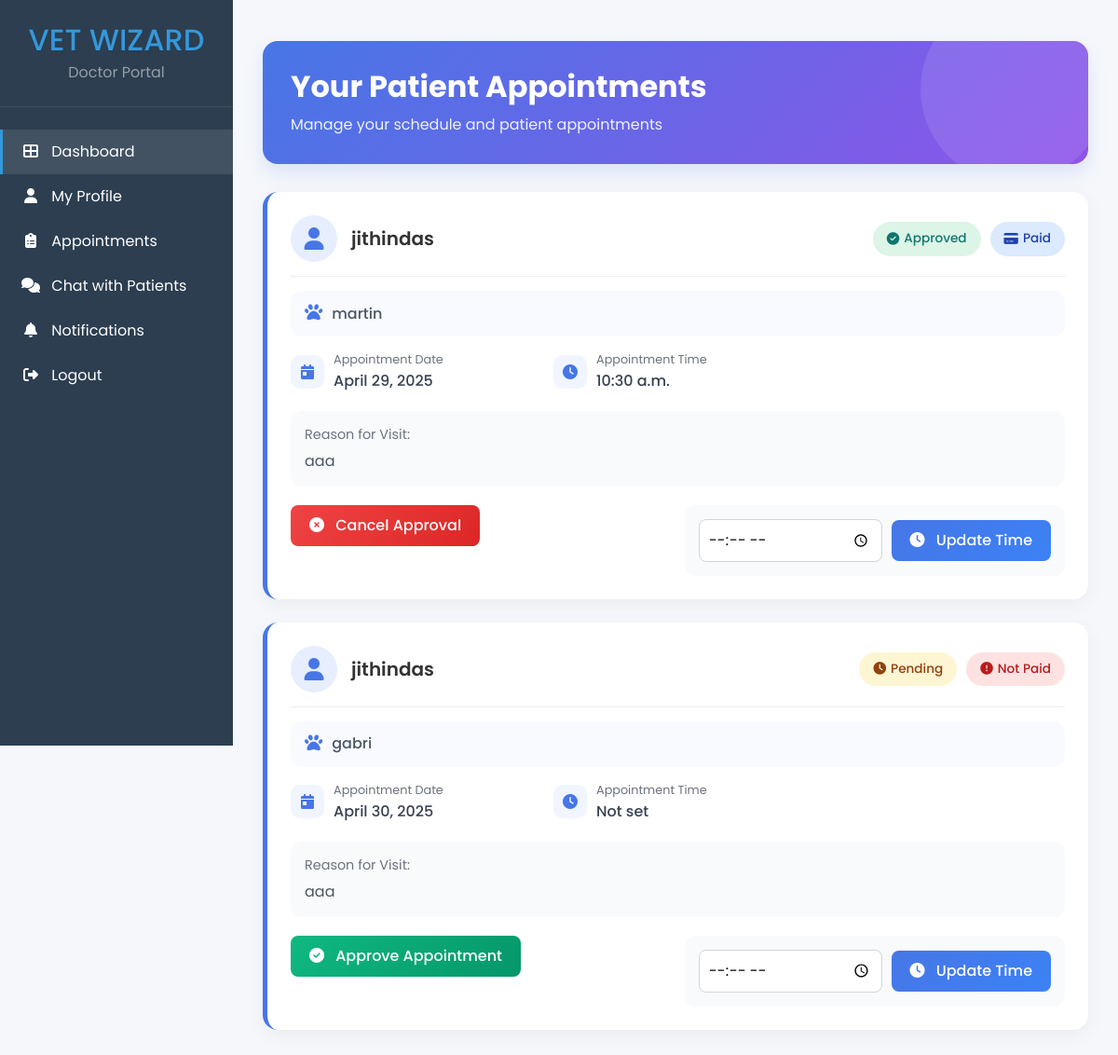
Page /doctor/appointment_doctor/ (signed in) on the earlier database version.
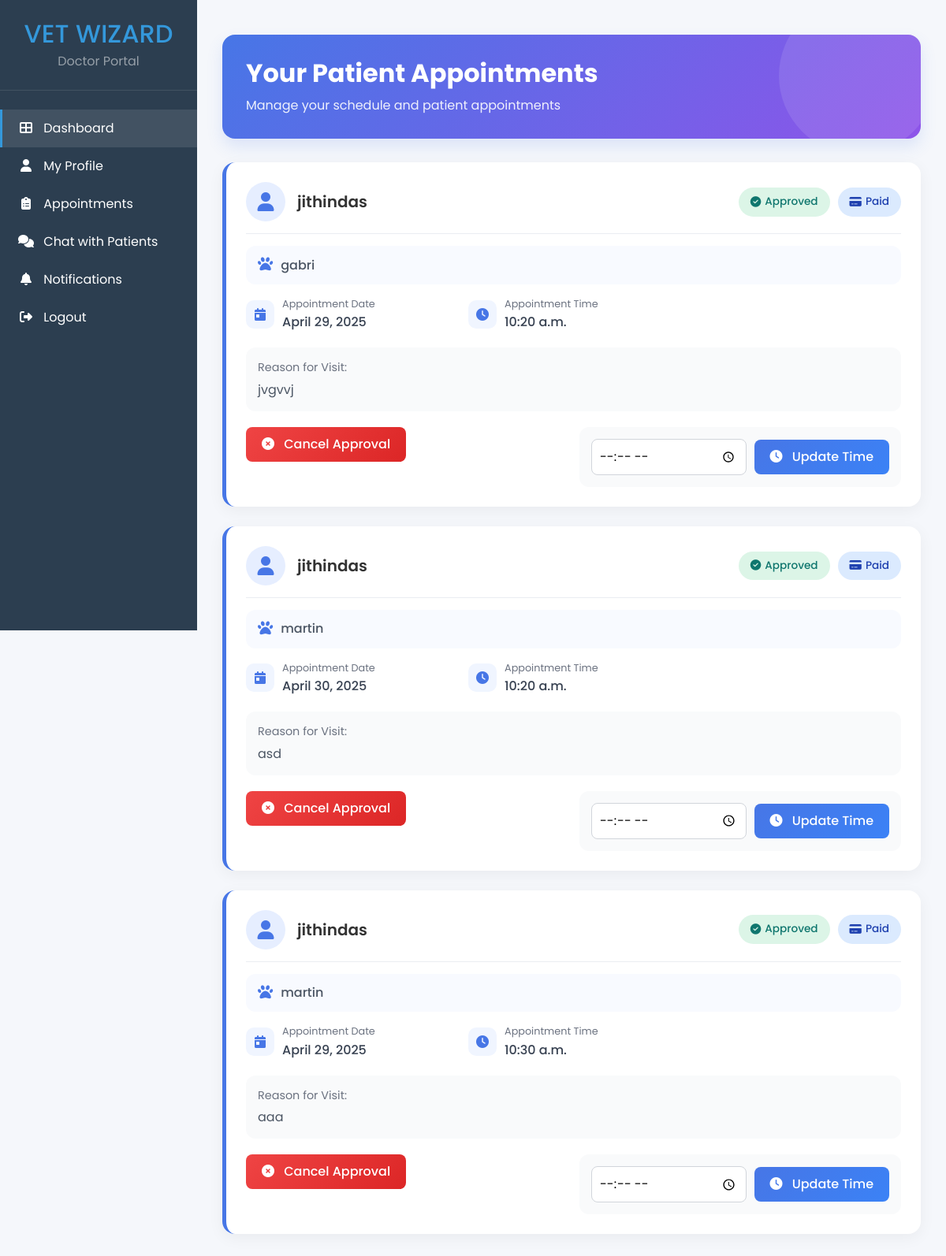
Same page on the later database version.
### user/models.py (models this page shows, shortened)
class Doctor_Appointment(models.Model):
    doctor = models.ForeignKey(Doctor_Profile, on_delete=models.CASCADE, related_name='appointments')
    patient = models.ForeignKey(settings.AUTH_USER_MODEL, on_delete=models.CASCADE, related_name='appointments')
    pet=models.ForeignKey(Pet,on_delete=models.CASCADE)
    appointment_date = models.DateField()
    appointment_time = models.TimeField(null=True,blank=True)
    reason = models.TextField()
    is_confirmed = models.BooleanField(default=False)
    is_paid = models.BooleanField(default=False)
    created_at = models.DateTimeField(auto_now_add=True)
    razorpay_order_id = models.CharField(max_length=100, blank=True, null=True)
    amount = models.DecimalField(max_digits=10, decimal_places=2, default=0.00,null=True,blank=True)

class Pet(models.Model):
    owner = models.CharField(max_length=100)
    name = models.CharField(max_length=100)
    species = models.CharField(max_length=30)  # Dog, Cat
    breed = models.CharField(max_length=50)
    age = models.PositiveIntegerField()
    pet_picture = models.ImageField(upload_to='pet_images', blank=True, null=True)

### admins/models.py (models this page shows, shortened)
class User(AbstractUser):
    user_type = models.CharField(max_length=20, choices=[
        ('doctor', 'doctor'),
        ('user', 'user')
    ])
    is_approved=models.BooleanField(default=False,null=True,blank=True)

### doctor/views.py (the view)
# urls.py: path('appointment_doctor/', Appointment_Doctor_View.as_view(), name='appointment_doctor'),
class Appointment_Doctor_View(View):
    def get(self, request):
        doctor_profile = get_object_or_404(Doctor_Profile, user=request.user)
        appointments = Doctor_Appointment.objects.filter(doctor=doctor_profile).order_by('-id')
        return render(request, 'appointment_doctor.html', {'appointment': appointments})

### doctor/templates/appointment_doctor.html (shortened to what the changed rows need)
{% extends 'doctor.html' %}
{% load static %}
{% block content %}
<div class="container py-4">
    <div class="page-header">
        <h2>Your Patient Appointments</h2>
    </div>
    <div class="appointments-container">
        {% if appointment %}
            {% for a in appointment %}
            <div class="appointment-card">
                <div class="card-header">
                    <div class="patient-info">
                        <div class="patient-avatar">
                            <i class="fas fa-user"></i>
                        </div>
                        <h5 class="patient-name">{{ a.patient.username }}</h5>
                    </div>
                    <div class="status-badges">
                        {% if a.is_confirmed %}
                            <span class="status-badge badge-approved">
                                <i class="fas fa-check-circle"></i> Approved
                            </span>
                        {% else %}
                            <span class="status-badge badge-pending">
                                <i class="fas fa-clock"></i> Pending
                            </span>
                        {% endif %}
                        {% if a.is_paid %}
                            <span class="status-badge badge-paid">
                                <i class="fas fa-credit-card"></i> Paid
                            </span>
                        {% else %}
                            <span class="status-badge badge-not-paid">
                                <i class="fas fa-exclamation-circle"></i> Not Paid
                            </span>
                        {% endif %}
                    </div>
                </div>
                <div class="pet-info">
                    <span class="pet-icon"><i class="fas fa-paw"></i></span>
                    <span class="pet-name">{{ a.pet.name }}</span>
                </div>
                <div class="appointment-details">
                    <div class="detail-item">
                        <div class="detail-icon">
                            <i class="fas fa-calendar-day"></i>
                        </div>
                        <div class="detail-text">
                            <span class="detail-label">Appointment Date</span>
                            <span class="detail-value">{{ a.appointment_date }}</span>
                        </div>
                    </div>
                    <div class="detail-item">
                        <div class="detail-icon">
                            <i class="fas fa-clock"></i>
                        </div>
                        <div class="detail-text">
                            <span class="detail-label">Appointment Time</span>
                            <span class="detail-value">
                                {% if a.appointment_time %}
                                    {{ a.appointment_time }}
                                {% else %}
                                    Not set
                                {% endif %}
                            </span>
                        </div>
                    </div>
                </div>
                <div class="reason-section">
                    <div class="reason-label">Reason for Visit:</div>
                    <div class="reason-text">{{ a.reason }}</div>
                </div>
                <div class="actions-section">
                    <form method="POST" action="{% url 'toggle_appointment_status' a.id %}" class="action-form">
                        {% if a.is_confirmed %}
                            <button type="submit" class="btn btn-danger btn-block">
                                <i class="fas fa-times-circle"></i> Cancel Approval
                            </button>
                        {% else %}
                            <button type="submit" class="btn btn-success btn-block">
                                <i class="fas fa-check-circle"></i> Approve Appointment
                            </button>
                        {% endif %}
                    </form>
                    <form method="POST" action="{% url 'set_appointment_time' a.id %}" class="time-form">
                        <input type="time" name="appointment_time" value="{{ a.appointment_time|default:'' }}" class="time-input" required>
                        <button type="submit" class="btn btn-primary">
                            <i class="fas fa-clock"></i> Update Time
                        </button>
                    </form>
                </div>
            </div>
            {% endfor %}
        {% endif %}
    </div>
</div>
{% endblock %}

Differences in the rows shown:
removed Doctor_Appointment: patient.username "jithindas", is_confirmed False (drawn), is_paid False (drawn), pet.name "gabri", appointment_date "April 30, 2025", shows "Not set", reason "aaa"
added Doctor_Appointment: patient.username "jithindas", is_confirmed True (drawn), is_paid True (drawn), pet.name "gabri", appointment_date "April 29, 2025", appointment_time "10:20 a.m.", reason "jvgvvj"
added Doctor_Appointment: patient.username "jithindas", is_confirmed True (drawn), is_paid True (drawn), pet.name "martin", appointment_date "April 30, 2025", appointment_time "10:20 a.m.", reason "asd"
